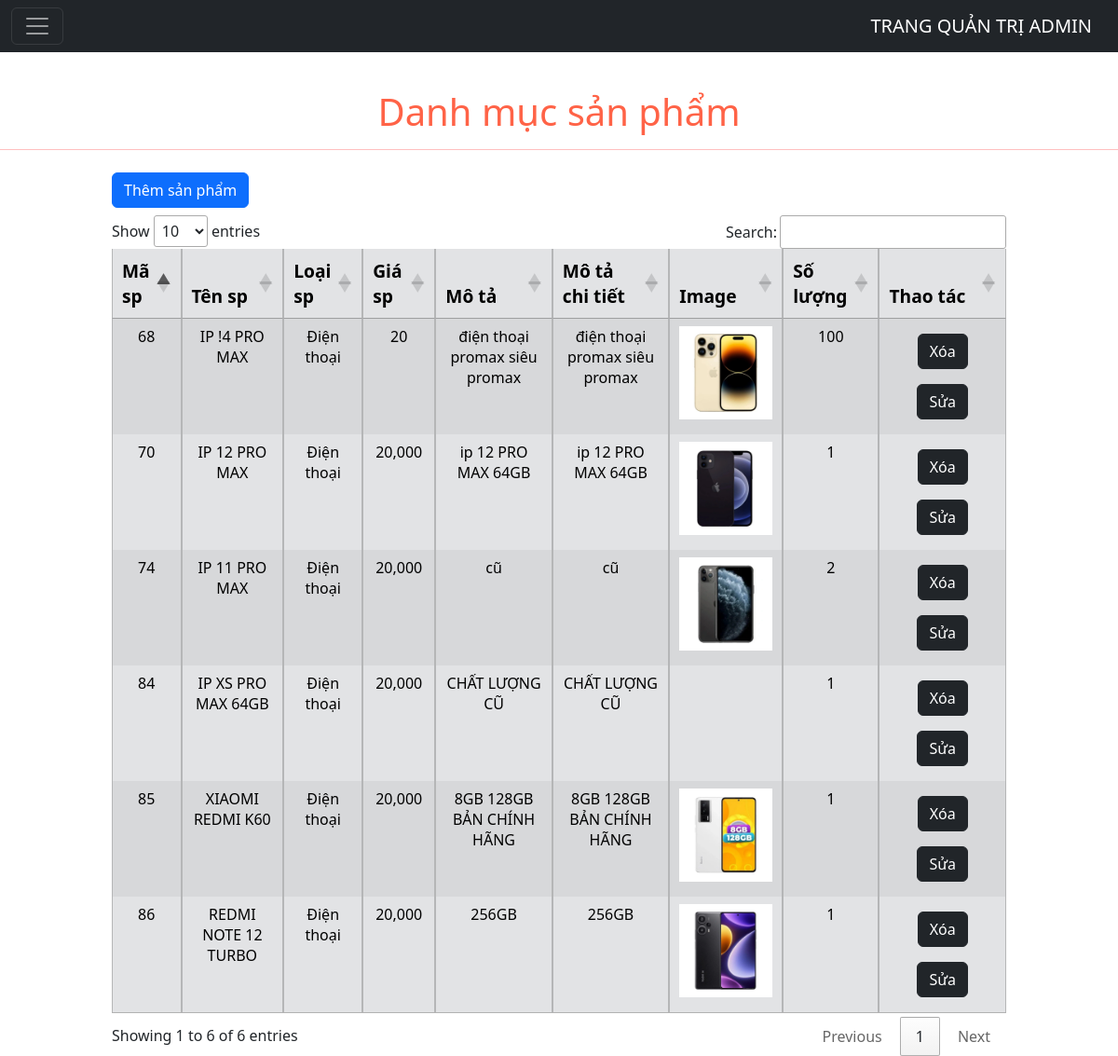
/admin/Pages/ListProduct.php, run on the app's committed database.
### tables this page shows
CREATE TABLE `sanpham` (
  `sp_ma` int(11) NOT NULL,
  `loaisp_ten` varchar(100) NOT NULL,
  `sp_ten` varchar(250) NOT NULL,
  `sp_gia` varchar(250) NOT NULL,
  `sp_mota` varchar(300) DEFAULT NULL,
  `sp_motachitiet` varchar(300) NOT NULL,
  `sp_img` varchar(50) NOT NULL,
  `sp_soluong` int(250) NOT NULL DEFAULT 1
);

### admin/Includes/linkAdmin.php (called while the page is built, shortened)
<?php
$linkBE = "../Includes/BE/";
$linkSanPham ='../../Assets/img/SanPham/';
?>

### admin/Pages/ListProduct.php (the view, shortened to what this page needs)
<head>
</head>
<body>
  <?php
  include('./MenuAdmin.php');
  ?>
  <div class=" content">
    <h1 style="text-align: center; padding-top:40px;color:tomato">Danh mục sản phẩm</h1>
    <hr style="color:red">
    <?php
    $sqlSP =  "SELECT * FROM sanpham";
    $resultSP = $connect->query($sqlSP);
    $danhsachSP = [];
    while ($row =  mysqli_fetch_array($resultSP, MYSQLI_ASSOC)) {
      $danhsachSP[] = array(
        'sp_ma' => $row['sp_ma'],
        'sp_ten' => $row['sp_ten'],
        'loaisp_ten' => $row['loaisp_ten'],
        'sp_gia' => $row['sp_gia'],
        'sp_mota' => $row['sp_mota'],
        'sp_motachitiet' => $row['sp_motachitiet'],
        'sp_img' => $row['sp_img'],
        'sp_soluong' => $row['sp_soluong']
      );
    }
    ?>
<div style="margin: 0px 120px">
    <table id="danhsach" class="table table-striped table-secondary table-bordered  table-hover">
        <thead>
            <tr style="text-align:center; font-size: larger;">
          <th>Mã sp</th>
          <th>Tên sp</th>
          <th>Loại sp</th>
          <th>Giá sp</th>
          <th>Mô tả</th>
          <th>Mô tả chi tiết</th>
          <th>Image</th>
          <th>Số lượng</th>
          <th>Thao tác</th>
        </tr>
      </thead>
      <tbody>
        <?php
        foreach ($danhsachSP as $sp) : ?>
          <tr style="text-align:center">
            <td><?= $sp['sp_ma'] ?></td>
            <td><?= $sp['sp_ten'] ?></td>
            <td><?= $sp['loaisp_ten'] ?></td>
            <td><?= number_format($sp['sp_gia'], 0, '.', ',') ?></td>
            <td><?= $sp['sp_mota'] ?></td>
            <td><?= $sp['sp_motachitiet'] ?></td>
            <td>
              <img style="max-height: 100px;" src="<?php echo $linkSanPham.$sp['sp_img']?>" alt="">
            </td>
            <td><?= $sp['sp_soluong'] ?></td>
            <td>
              <div class="container text-center">
                <div class="row gx-2">
                  <div class="col">
                    <div class="p-2"><a href=<?= $linkBE . "DeleteSQL.php?key=sp_ma&table=sanpham&datakey=" . $sp['sp_ma'] ?>>
                        <button type="submit" name="submit" type="button" class="btn btn-dark">Xóa</button>
                      </a></div>
                  </div>
                  <div class="col">
                    <div class="p-2"><a href=<?=".Edit_product.php?datakey=" . $sp['sp_ma'] ?>>
                        <button type="submit" name="submit" type="button"  class="btn btn-dark">Sửa</button>
                      </a>
                    </div>
                  </div>
                </div>
              </div>
            </td>
          </tr>
        <?php endforeach;
        ?>
      </tbody>
      </div>
</body>
</html>
<button type="button" class="btn btn-primary my-2" data-bs-toggle="modal" data-bs-target="#AddProduct">
 Thêm sản phẩm
</button>

### data on the page
sanpham: sp_ma "68", sp_ten "IP !4 PRO MAX", loaisp_ten "Điện thoại", sp_gia "20", sp_mota "điện thoại promax siêu promax", sp_motachitiet "điện thoại promax siêu promax", sp_img (picture), sp_soluong "100"
sanpham: sp_ma "70", sp_ten "IP 12 PRO MAX", loaisp_ten "Điện thoại", sp_gia "20,000", sp_mota "ip 12 PRO MAX 64GB", sp_motachitiet "ip 12 PRO MAX 64GB", sp_img (picture), sp_soluong "1"
sanpham: sp_ma "74", sp_ten "IP 11 PRO MAX", loaisp_ten "Điện thoại", sp_gia "20,000", sp_mota "cũ", sp_motachitiet "cũ", sp_img (picture), sp_soluong "2"
sanpham: sp_ma "84", sp_ten "IP XS PRO MAX 64GB", loaisp_ten "Điện thoại", sp_gia "20,000", sp_mota "CHẤT LƯỢNG CŨ", sp_motachitiet "CHẤT LƯỢNG CŨ", sp_soluong "1"
sanpham: sp_ma "85", sp_ten "XIAOMI REDMI K60", loaisp_ten "Điện thoại", sp_gia "20,000", sp_mota "8GB 128GB BẢN CHÍNH HÃNG", sp_motachitiet "8GB 128GB BẢN CHÍNH HÃNG", sp_img (picture), sp_soluong "1"
sanpham: sp_ma "86", sp_ten "REDMI NOTE 12 TURBO", loaisp_ten "Điện thoại", sp_gia "20,000", sp_mota "256GB", sp_motachitiet "256GB", sp_img (picture), sp_soluong "1"
